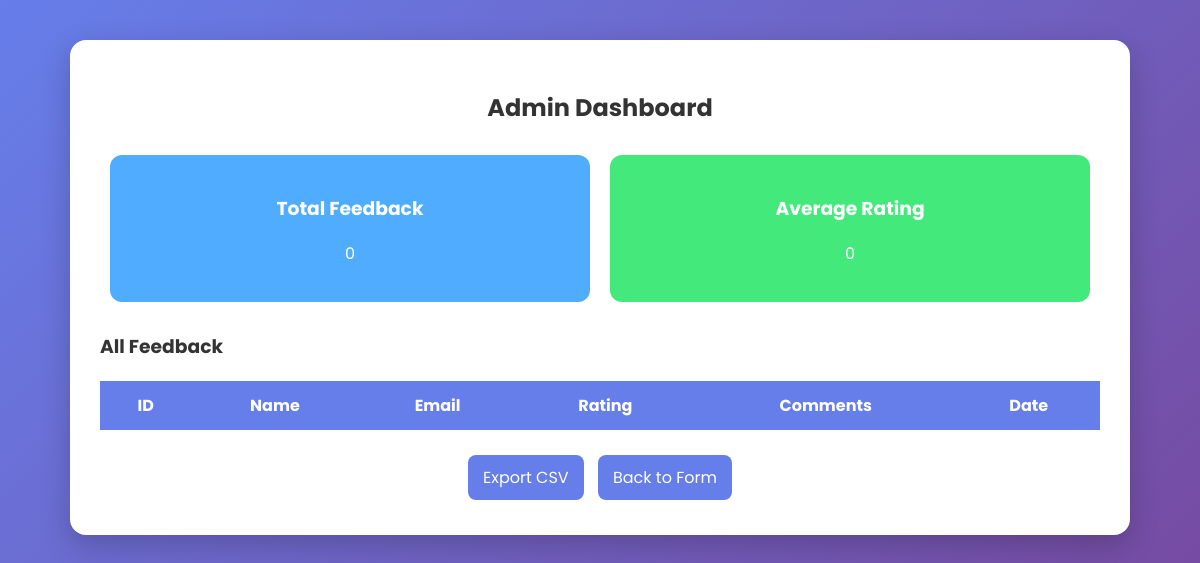
/admin-dashboard, run on an earlier commit of the app's database.
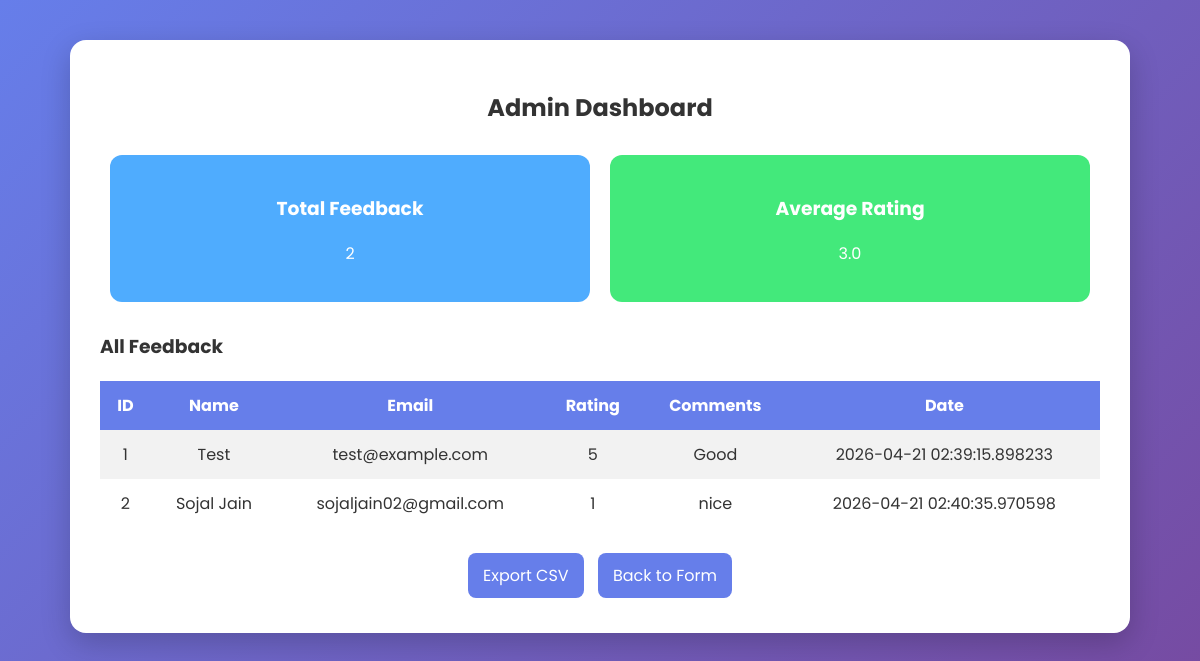
And on a later commit of the database.
### tables this page shows
CREATE TABLE feedback (
        id INTEGER PRIMARY KEY AUTOINCREMENT,
        name TEXT,
        email TEXT,
        rating INTEGER,
        comments TEXT,
        date_submitted TEXT
    );

### app.py (the view)
@app.route("/admin-dashboard")
def admin_dashboard():
    conn = sqlite3.connect(DB_NAME)
    cursor = conn.cursor()
    cursor.execute("SELECT * FROM feedback")
    data = cursor.fetchall()
    total = len(data)
    avg_rating = round(sum([row[3] for row in data]) / total, 2) if total > 0 else 0
    conn.close()
    return render_template("admin.html", data=data, total=total, avg=avg_rating)

### templates/admin.html (shortened to what this page needs)
<!DOCTYPE html>
<html lang="en">
<head>
</head>
<body>
<div class="container">
    <h2>Admin Dashboard</h2>
    <div class="stats">
        <div class="card total">
            <h3>Total Feedback</h3>
            <p>{{ total }}</p>
        </div>
        <div class="card avg">
            <h3>Average Rating</h3>
            <p>{{ avg }}</p>
        </div>
    </div>
    <h3>All Feedback</h3>
    <table>
        <tr>
            <th>ID</th>
            <th>Name</th>
            <th>Email</th>
            <th>Rating</th>
            <th>Comments</th>
            <th>Date</th>
        </tr>
        {% for row in data %}
        <tr>
            {% for item in row %}
            <td>{{ item }}</td>
            {% endfor %}
        </tr>
        {% endfor %}
    </table>
    <div class="actions">
        <a href="/export" class="button">Export CSV</a>
        <a href="/" class="button">Back to Form</a>
    </div>
</div>
</body>
</html>

### templates/admin.html (style rules this page uses)
body { margin: 0; font-family: 'Poppins', sans-serif; background: linear-gradient(135deg, #667eea, #764ba2); color: #333; }
.container { max-width: 1000px; margin: 40px auto; background: white; padding: 30px; border-radius: 16px; box-shadow: 0 10px 30px rgba(0,0,0,0.2); }
h2 { text-align: center; margin-bottom: 20px; }
.stats { display: flex; justify-content: space-between; margin-bottom: 20px; }
.card { flex: 1; margin: 10px; padding: 20px; border-radius: 12px; color: white; text-align: center; }
.card.total { background: #4facfe; }
.card.avg { background: #43e97b; }
table { width: 100%; border-collapse: collapse; margin-top: 20px; }
th, td { padding: 12px; text-align: center; }
th { background: #667eea; color: white; }
tr:nth-child(even) { background: #f2f2f2; }
.actions { margin-top: 20px; text-align: center; }
a.button { display: inline-block; padding: 10px 15px; margin: 5px; border-radius: 8px; text-decoration: none; color: white; background: #667eea; transition: 0.3s; }

What changed in the data, as far as the page shows it:
added feedback: row "1" "5", name "Test", email "test@example.com", comments "Good", date_submitted "2026-04-21 02:39:15.898233"
added feedback: row "2" "1", name "Sojal Jain", email "sojaljain02@gmail.com", comments "nice", date_submitted "2026-04-21 02:40:35.970598"
Also different on the page:
{{ total }}: "0" → "2"
{{ avg }}: "0" → "3.0"
